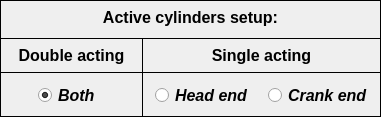
     <widget class="QFrame" name="frame_2">
      <property name="geometry">
       <rect>
        <x>54</x>
        <y>402</y>
        <width>381</width>
        <height>117</height>
       </rect>
      </property>
      <property name="frameShape">
       <enum>QFrame::Box</enum>
      </property>
      <property name="frameShadow">
       <enum>QFrame::Plain</enum>
      </property>
      <widget class="QLabel" name="label_8">
       <property name="geometry">
        <rect>
         <x>80</x>
         <y>8</y>
         <width>221</width>
         <height>23</height>
        </rect>
       </property>
       <property name="font">
        <font>
         <family>Arial</family>
         <pointsize>12</pointsize>
         <weight>75</weight>
         <italic>false</italic>
         <bold>true</bold>
        </font>
       </property>
       <property name="frameShape">
        <enum>QFrame::NoFrame</enum>
       </property>
       <property name="frameShadow">
        <enum>QFrame::Raised</enum>
       </property>
       <property name="text">
        <string>Active cylinders setup:</string>
       </property>
       <property name="alignment">
        <set>Qt::AlignHCenter|Qt::AlignTop</set>
       </property>
      </widget>
      <widget class="QFrame" name="frame_3">
       <property name="geometry">
        <rect>
         <x>142</x>
         <y>38</y>
         <width>240</width>
         <height>79</height>
        </rect>
       </property>
       <property name="frameShape">
        <enum>QFrame::Box</enum>
       </property>
       <property name="frameShadow">
        <enum>QFrame::Plain</enum>
       </property>
       <widget class="QWidget" name="horizontalLayoutWidget_3">
        <property name="geometry">
         <rect>
          <x>6</x>
          <y>40</y>
          <width>229</width>
          <height>35</height>
         </rect>
        </property>
        <layout class="QHBoxLayout" name="horizontalLayout_3">
         <item>
          <widget class="QRadioButton" name="radioButton_head_end_cylinder">
           <property name="minimumSize">
            <size>
             <width>100</width>
             <height>26</height>
            </size>
           </property>
           <property name="maximumSize">
            <size>
             <width>100</width>
             <height>26</height>
            </size>
           </property>
           <property name="font">
            <font>
             <family>Arial</family>
             <pointsize>12</pointsize>
             <weight>75</weight>
             <italic>true</italic>
             <bold>true</bold>
            </font>
           </property>
           <property name="text">
            <string>Head end</string>
           </property>
           <attribute name="buttonGroup">
            <string notr="true">buttonGroup</string>
           </attribute>
          </widget>
         </item>
         <item>
          <widget class="QRadioButton" name="radioButton_crank_end_cylinder">
           <property name="minimumSize">
            <size>
             <width>100</width>
             <height>26</height>
            </size>
           </property>
           <property name="maximumSize">
            <size>
             <width>100</width>
             <height>26</height>
            </size>
           </property>
           <property name="font">
            <font>
             <family>Arial</family>
             <pointsize>12</pointsize>
             <weight>75</weight>
             <italic>true</italic>
             <bold>true</bold>
            </font>
           </property>
           <property name="text">
            <string>Crank end</string>
           </property>
           <attribute name="buttonGroup">
            <string notr="true">buttonGroup</string>
           </attribute>
          </widget>
         </item>
        </layout>
       </widget>
       <widget class="QLabel" name="label_10">
        <property name="geometry">
         <rect>
          <x>0</x>
          <y>0</y>
          <width>239</width>
          <height>35</height>
         </rect>
        </property>
        <property name="font">
         <font>
          <family>Arial</family>
          <pointsize>12</pointsize>
          <weight>75</weight>
          <italic>false</italic>
          <bold>true</bold>
         </font>
        </property>
        <property name="frameShape">
         <enum>QFrame::Box</enum>
        </property>
        <property name="frameShadow">
         <enum>QFrame::Plain</enum>
        </property>
        <property name="text">
         <string>&lt;html&gt;&lt;head/&gt;&lt;body&gt;&lt;p align=&quot;center&quot;&gt;Single acting&lt;/p&gt;&lt;/body&gt;&lt;/html&gt;</string>
        </property>
        <property name="alignment">
         <set>Qt::AlignCenter</set>
        </property>
       </widget>
      </widget>
      <widget class="QFrame" name="frame_9">
       <property name="geometry">
        <rect>
         <x>0</x>
         <y>38</y>
         <width>143</width>
         <height>79</height>
        </rect>
       </property>
       <property name="frameShape">
        <enum>QFrame::Box</enum>
       </property>
       <property name="frameShadow">
        <enum>QFrame::Plain</enum>
       </property>
       <widget class="QLabel" name="label_9">
        <property name="geometry">
         <rect>
          <x>0</x>
          <y>0</y>
          <width>143</width>
          <height>35</height>
         </rect>
        </property>
        <property name="font">
         <font>
          <family>Arial</family>
          <pointsize>12</pointsize>
          <weight>75</weight>
          <italic>false</italic>
          <bold>true</bold>
         </font>
        </property>
        <property name="frameShape">
         <enum>QFrame::Box</enum>
        </property>
        <property name="frameShadow">
         <enum>QFrame::Plain</enum>
        </property>
        <property name="text">
         <string>&lt;html&gt;&lt;head/&gt;&lt;body&gt;&lt;p align=&quot;center&quot;&gt;Double acting&lt;/p&gt;&lt;/body&gt;&lt;/html&gt;</string>
        </property>
        <property name="alignment">
         <set>Qt::AlignCenter</set>
        </property>
       </widget>
       <widget class="QRadioButton" name="radioButton_both_cylinders">
        <property name="geometry">
         <rect>
          <x>38</x>
          <y>44</y>
          <width>80</width>
          <height>26</height>
         </rect>
        </property>
        <property name="minimumSize">
         <size>
          <width>80</width>
          <height>26</height>
         </size>
        </property>
        <property name="maximumSize">
         <size>
          <width>80</width>
          <height>26</height>
         </size>
        </property>
        <property name="font">
         <font>
          <family>Arial</family>
          <pointsize>12</pointsize>
          <weight>75</weight>
          <italic>true</italic>
          <bold>true</bold>
         </font>
        </property>
        <property name="text">
         <string>Both</string>
        </property>
        <property name="checked">
         <bool>true</bool>
        </property>
        <attribute name="buttonGroup">
         <string notr="true">buttonGroup</string>
        </attribute>
       </widget>
      </widget>
     </widget>
